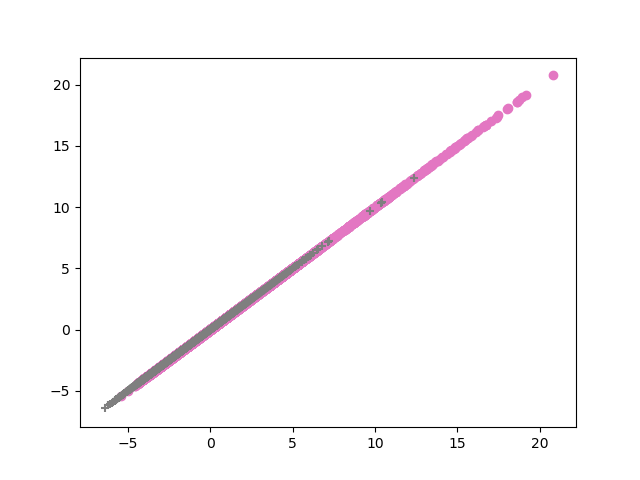
#> input picture foo.png, 640 x 480 px
$ python -i utils_cv.py   (imports and definitions only)
#> lines starting #> are read from the running program, lines starting #| are printed output that depends on the picture
#> further down, picture is the input picture: shape (480, 640, 3); mean B, G, R 251.3, 250.5, 251.7
import os
import numpy
import cv2 as cv
import numpy as np

def applyLaplace(image, debug = False):
    ## image is the 2D array with 3/4 channels

#> called with debug = False
    ddepth = cv.CV_16S
    kernel_size = 3

    # apply gaussian to reduce the false positives
    image = cv.GaussianBlur(image, (3, 3), 0)

    # Convert the image to grayscale
    image_gray = cv.cvtColor(image, cv.COLOR_BGR2GRAY)
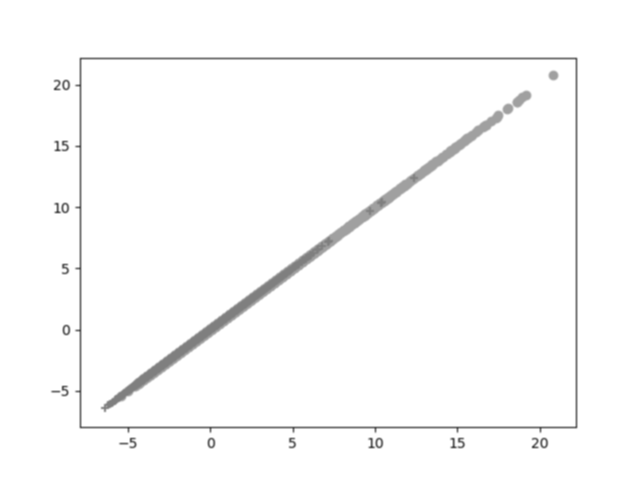
#> image_gray: shape (480, 640); min 71, max 255, mean 251

    # Apply Laplace function
    dst = cv.Laplacian(image_gray, ddepth, ksize=kernel_size)
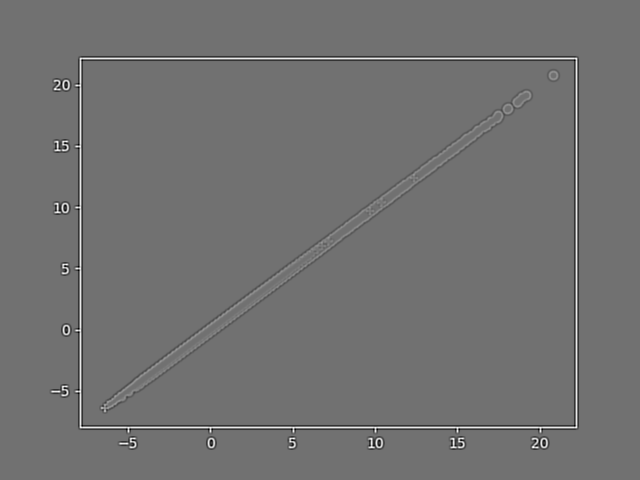
#> dst: shape (480, 640) int16; min -472, max 588, mean 0; drawn with min black and max white

    # converting back to uint8
    abs_dst = cv.convertScaleAbs(dst)
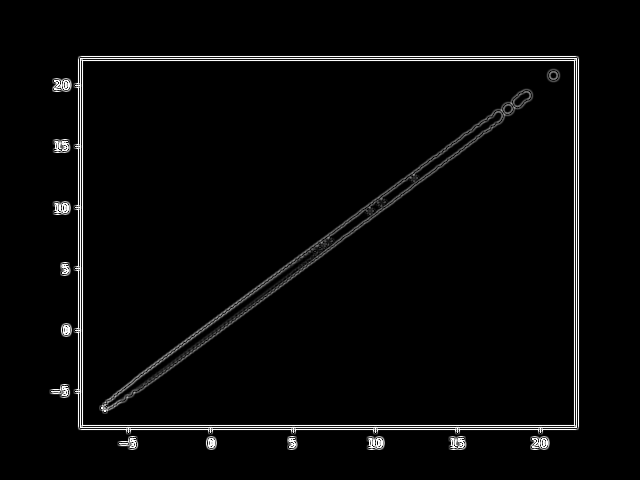
#> abs_dst: shape (480, 640); min 0, max 255, mean 7.3

    # debugging
    if debug == True:
        window_name = "Laplace Demo"
        # Create Window
        cv.namedWindow(window_name, cv.WINDOW_AUTOSIZE)
        cv.imshow(window_name, abs_dst)
        cv.waitKey(0)
    return abs_dst

def meanOfLaplace(image):
    ## image is the 2D array of 3/4 channels

    dst = applyLaplace(image)
    return np.mean(dst)

>>> import cv2
>>> picture = cv2.imread('foo.png')
>>> result = applyLaplace(picture)
